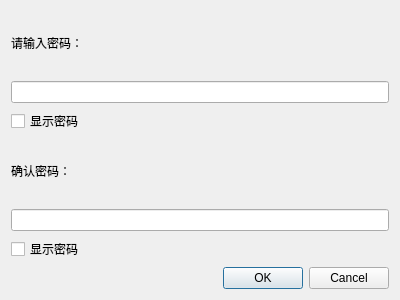
<?xml version="1.0" encoding="UTF-8"?>
<ui version="4.0">
 <class>Dialog_create_passwd</class>
 <widget class="QDialog" name="Dialog_create_passwd">
  <property name="windowModality">
   <enum>Qt::ApplicationModal</enum>
  </property>
  <property name="geometry">
   <rect>
    <x>0</x>
    <y>0</y>
    <width>400</width>
    <height>300</height>
   </rect>
  </property>
  <property name="font">
   <font>
    <family>Microsoft YaHei UI</family>
   </font>
  </property>
  <property name="windowTitle">
   <string>创建新密码</string>
  </property>
  <layout class="QVBoxLayout" name="verticalLayout">
   <item>
    <widget class="QLabel" name="label_passwd">
     <property name="font">
      <font>
       <family>Microsoft YaHei UI</family>
      </font>
     </property>
     <property name="text">
      <string>请输入密码：</string>
     </property>
    </widget>
   </item>
   <item>
    <widget class="QLineEdit" name="lineEdit_passwd">
     <property name="echoMode">
      <enum>QLineEdit::Password</enum>
     </property>
    </widget>
   </item>
   <item>
    <widget class="QCheckBox" name="checkBox_display_passwd">
     <property name="text">
      <string>显示密码</string>
     </property>
    </widget>
   </item>
   <item>
    <widget class="QLabel" name="label_confirm_passwd">
     <property name="text">
      <string>确认密码：</string>
     </property>
    </widget>
   </item>
   <item>
    <widget class="QLineEdit" name="lineEdit_confirm_passwd">
     <property name="echoMode">
      <enum>QLineEdit::Password</enum>
     </property>
    </widget>
   </item>
   <item>
    <widget class="QCheckBox" name="checkBox_display_confirm_passwd">
     <property name="text">
      <string>显示密码</string>
     </property>
    </widget>
   </item>
   <item>
    <widget class="QDialogButtonBox" name="buttonBox">
     <property name="orientation">
      <enum>Qt::Horizontal</enum>
     </property>
     <property name="standardButtons">
      <set>QDialogButtonBox::Cancel|QDialogButtonBox::Ok</set>
     </property>
    </widget>
   </item>
  </layout>
 </widget>
 <resources/>
 <connections>
  <connection>
   <sender>buttonBox</sender>
   <signal>accepted()</signal>
   <receiver>Dialog_create_passwd</receiver>
   <slot>accept()</slot>
   <hints>
    <hint type="sourcelabel">
     <x>248</x>
     <y>254</y>
    </hint>
    <hint type="destinationlabel">
     <x>157</x>
     <y>274</y>
    </hint>
   </hints>
  </connection>
  <connection>
   <sender>buttonBox</sender>
   <signal>rejected()</signal>
   <receiver>Dialog_create_passwd</receiver>
   <slot>reject()</slot>
   <hints>
    <hint type="sourcelabel">
     <x>316</x>
     <y>260</y>
    </hint>
    <hint type="destinationlabel">
     <x>286</x>
     <y>274</y>
    </hint>
   </hints>
  </connection>
 </connections>
</ui>
